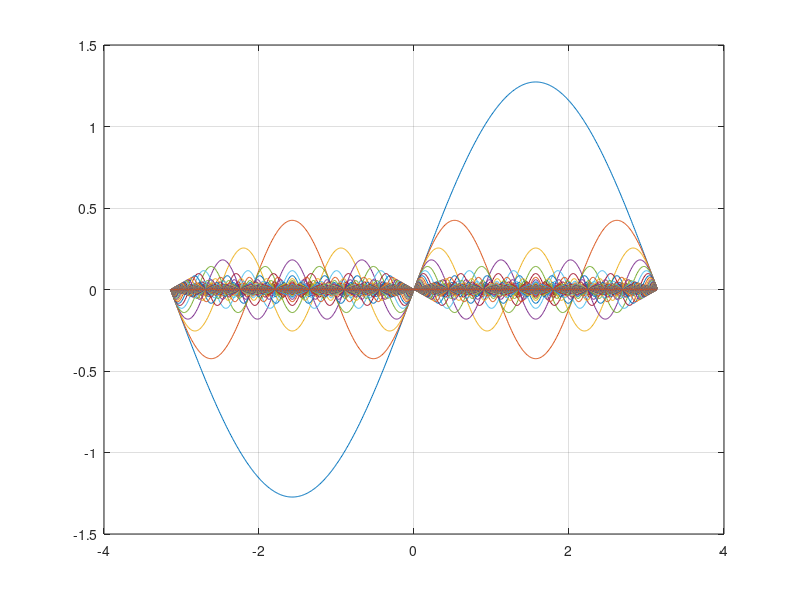
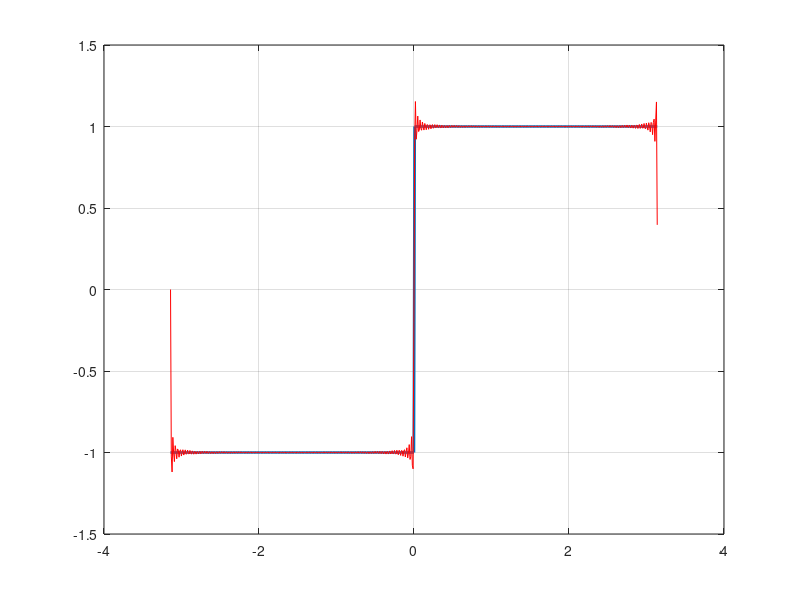

Recreate these plots in MATLAB, in order.
%% M?todos matem?ticos
%% S?ries de Fourier

clear all;

%% Exemplo 1 - Fun??o onda quadrada

t=-pi:0.01:pi;

for j=1:length(t)
    if t(j)<0
        f(j)=-1;
    else
        f(j)=1;
    end
end

N=100;
fs=zeros(1,length(t));

for n=1:N;
    fs_p=4/(pi*(2*n-1))*sin((2*n-1)*t);
    fs=fs+fs_p;
    figure(1);
    plot(t,fs_p);
    hold on;
    grid on;
end

figure(2);
plot(t,f,'LineWidth',2);
hold on
plot(t,fs,'r');
hold off;
grid on;

% Incluindo uma diferenca de fase
% Fase qualquer
% fs=0;
% for n=1:N;
%     fs_p=4/(pi*(2*n-1))*sin((2*n-1)*t + pi/2);
%     fs=fs+fs_p;
%     figure(3);
%     plot(t,fs_p);
%     hold on;
%     grid on;
% end
% 
% %Deslocamento lateral
% fs=0;
% for n=1:N;
%     fs_p=4/(pi*(2*n-1))*sin((2*n-1)*t + (2*n-1)*pi/2);
%     fs=fs+fs_p;
% end
% 
% 
% figure (4);
% plot(t,f,'LineWidth',2);
% hold on
% plot(t,fs,'r');
% hold off;
% grid on;
% 


% % Exemplo 2 - Fun??o f(x)=x
% 
% x=0:0.001:1;
% 
% f=x;
% 
% N=32;
% fs=ones(1,length(x))/2;
% 
% figure(1);
% plot(x,fs);
% hold on;
% grid on; 
% 
% for j=1:N;
%     fs_p=-1/pi*sin(2*j*pi*x)/j;
%     fs=fs+fs_p;
%     figure(1);
%     plot(x,fs_p);
%     hold on;
%     grid on;    
% end
% 
% figure(2);
% plot(x,f,'LineWidth',2);
% hold on
% plot(x,fs,'r');
% hold off;
% grid on;


